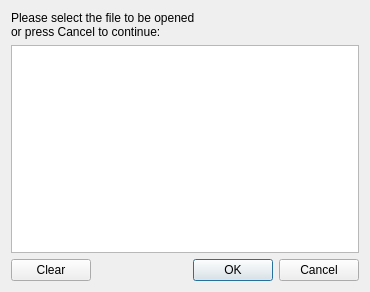
<?xml version="1.0" encoding="UTF-8"?>
<ui version="4.0">
 <class>SelectRecentDialog</class>
 <widget class="QDialog" name="SelectRecentDialog">
  <property name="geometry">
   <rect>
    <x>0</x>
    <y>0</y>
    <width>370</width>
    <height>292</height>
   </rect>
  </property>
  <property name="windowTitle">
   <string>Dialog</string>
  </property>
  <layout class="QVBoxLayout" name="verticalLayout">
   <item>
    <widget class="QLabel" name="label">
     <property name="text">
      <string>Please select the file to be opened 
or press Cancel to continue:</string>
     </property>
    </widget>
   </item>
   <item>
    <widget class="QListWidget" name="recentFileList"/>
   </item>
   <item>
    <layout class="QHBoxLayout" name="horizontalLayout">
     <property name="topMargin">
      <number>0</number>
     </property>
     <item>
      <widget class="QPushButton" name="clearButton">
       <property name="toolTip">
        <string>Clear Recent File List</string>
       </property>
       <property name="text">
        <string>Clear</string>
       </property>
      </widget>
     </item>
     <item>
      <widget class="QDialogButtonBox" name="buttonBox">
       <property name="orientation">
        <enum>Qt::Horizontal</enum>
       </property>
       <property name="standardButtons">
        <set>QDialogButtonBox::Cancel|QDialogButtonBox::Ok</set>
       </property>
       <property name="centerButtons">
        <bool>false</bool>
       </property>
      </widget>
     </item>
    </layout>
   </item>
  </layout>
 </widget>
 <resources/>
 <connections>
  <connection>
   <sender>buttonBox</sender>
   <signal>accepted()</signal>
   <receiver>SelectRecentDialog</receiver>
   <slot>accept()</slot>
   <hints>
    <hint type="sourcelabel">
     <x>248</x>
     <y>254</y>
    </hint>
    <hint type="destinationlabel">
     <x>157</x>
     <y>274</y>
    </hint>
   </hints>
  </connection>
  <connection>
   <sender>buttonBox</sender>
   <signal>rejected()</signal>
   <receiver>SelectRecentDialog</receiver>
   <slot>reject()</slot>
   <hints>
    <hint type="sourcelabel">
     <x>316</x>
     <y>260</y>
    </hint>
    <hint type="destinationlabel">
     <x>286</x>
     <y>274</y>
    </hint>
   </hints>
  </connection>
  <connection>
   <sender>recentFileList</sender>
   <signal>itemDoubleClicked(QListWidgetItem*)</signal>
   <receiver>SelectRecentDialog</receiver>
   <slot>accept()</slot>
   <hints>
    <hint type="sourcelabel">
     <x>184</x>
     <y>147</y>
    </hint>
    <hint type="destinationlabel">
     <x>184</x>
     <y>145</y>
    </hint>
   </hints>
  </connection>
 </connections>
</ui>
